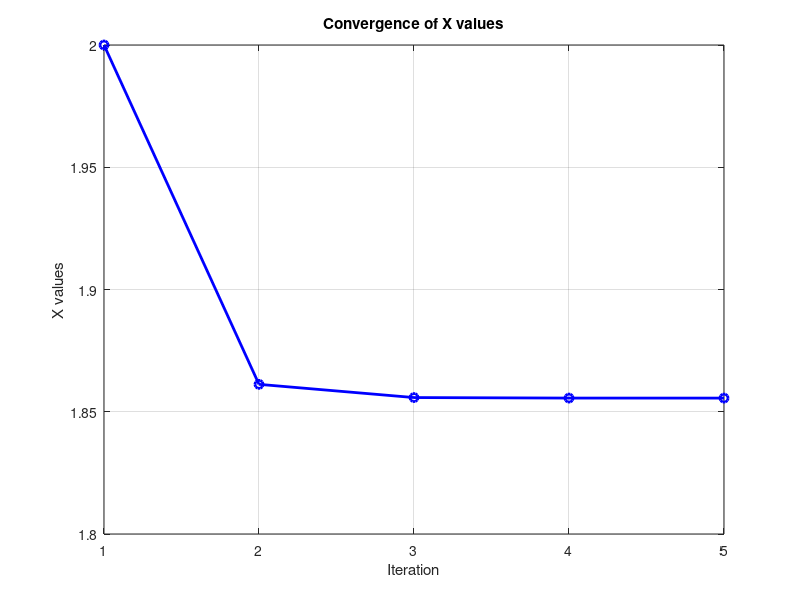
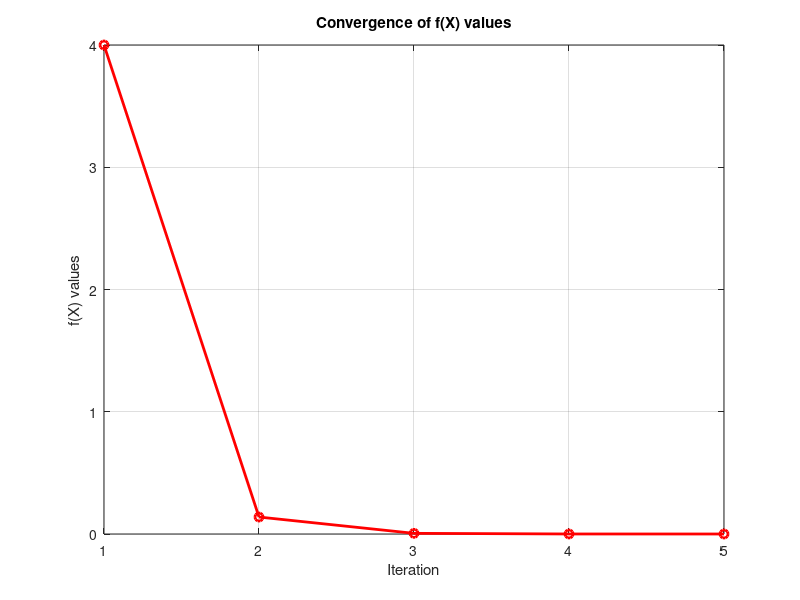
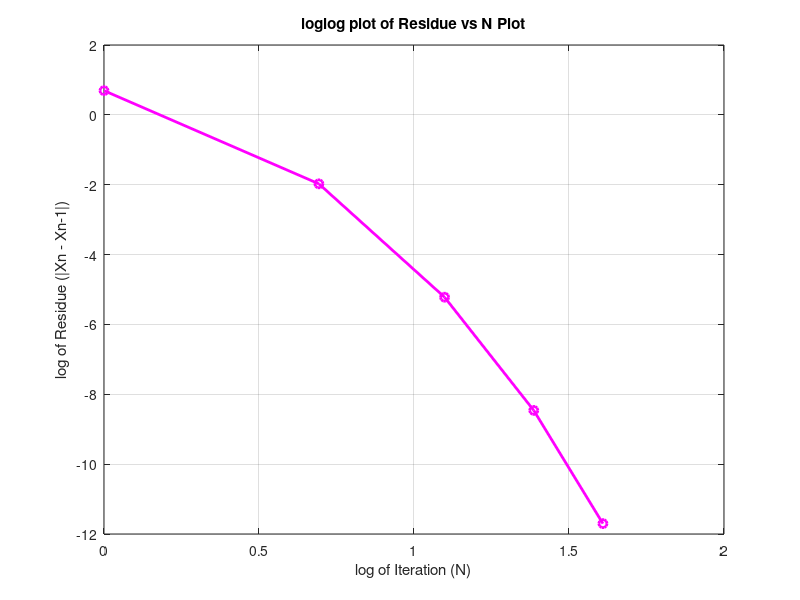
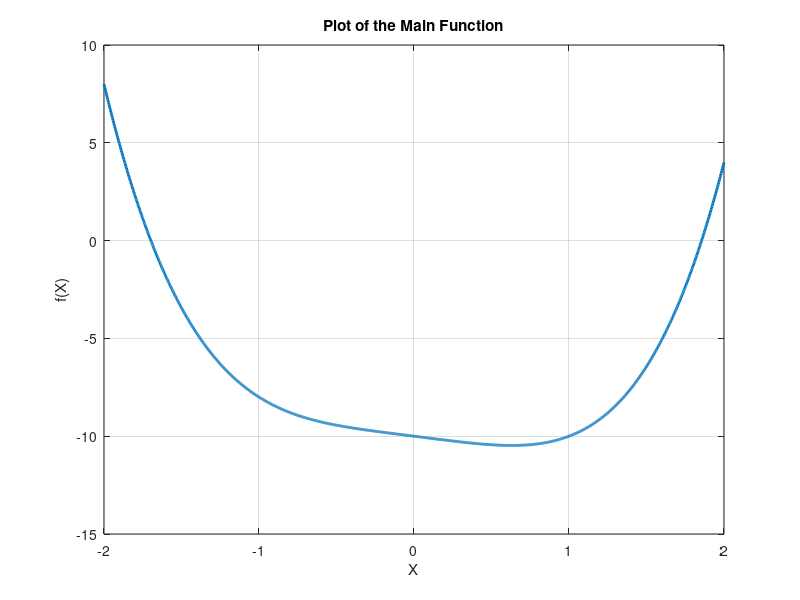

Source code (MATLAB) for these figures, in order:
fq1 = @(x) x^4 - x -10;
gq1 = @(x) (x+10)^(0.25);
x = 2;
Nmax=10000;
d=1;
epsilon = 1e-4;
solution = fzero(fq1,2);

fprintf("Below Values are up to 8 decimal places\n");
fprintf("Iteration\tX\t\tf(x)\t\tActual Solution\t\tAbsolute Error\t\tResidue\n");

% Initialize arrays to store iteration data for plotting
x_values = zeros(1, Nmax);
fx_values = zeros(1, Nmax);
absolute_errors = zeros(1, Nmax);

while d <= Nmax
    c = fq1(x);
    
    
    % Store values for plotting
    x_values(d) = x;
    fx_values(d) = c;
    
    if(d==1)
        fprintf("%d\t\t%.8f\t%.8f\t%.8f\t%.8f\t\t%.8f\n", d, x, c, solution, abs(x -solution),abs(x));
        absolute_errors(d) = abs(x);
        x = gq1(x);
        
    else

        fprintf("%d\t\t%.8f\t%.8f\t%.8f\t%.8f\t\t%.8f\n", d, x, c, solution, abs(x -solution),abs(x-x_values(d-1)));
        absolute_errors(d) = abs(x - x_values(d-1));
        x = gq1(x);
       
    end

     if abs(c) <= epsilon
        fprintf("%d\t\t%.8f\t%.8f\t%.8f\t%.8f\t\t%.8f\n", d, x, c, solution, abs(x -solution),abs(x-x_values(d-1)));
        fprintf("Approximate Solution comes out to be %.8f\n", x);
        break;
    end

    d = d + 1;
end

if d == Nmax
    fprintf("For %d iterations, the solution does not converge up to the given error %f\n", Nmax, epsilon);
end

% Figure 1 Plotting the convergence of X values
figure;
plot(1:d, x_values(1:d), '-o', 'Color', 'b', 'LineWidth', 2);
title('Convergence of X values');
xlabel('Iteration');
ylabel('X values');
grid on;

% Figure 2 Plotting the convergence of f(X) values
figure;
plot(1:d, fx_values(1:d), '-o', 'Color', 'r', 'LineWidth', 2);
title('Convergence of f(X) values');
xlabel('Iteration');
ylabel('f(X) values');
grid on;

% Figure 3 Plotting the absolute error plot
figure;
plot(log(1:d), log(absolute_errors(1:d)), '-o', 'Color', 'm', 'LineWidth', 2);
title('loglog plot of Residue vs N Plot');
xlabel('log of Iteration (N)');
ylabel('log of Residue (|Xn - Xn-1|)');
grid on;

% Figure 4 Plot of the main function
figure;
x = linspace(-2,2, 1500);
plot(x,x.^4 - x -10,'LineWidth', 2);
title('Plot of the Main Function');
xlabel('X');
ylabel('f(X)');
grid on;




